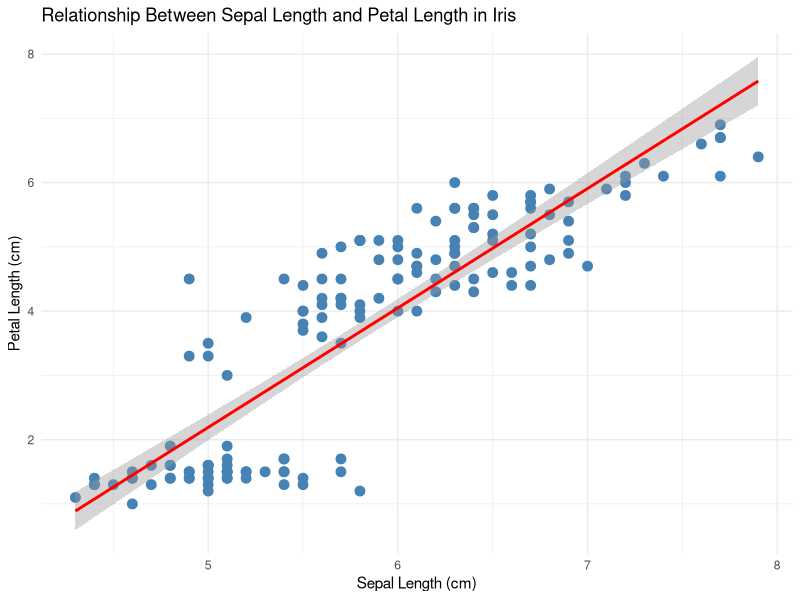
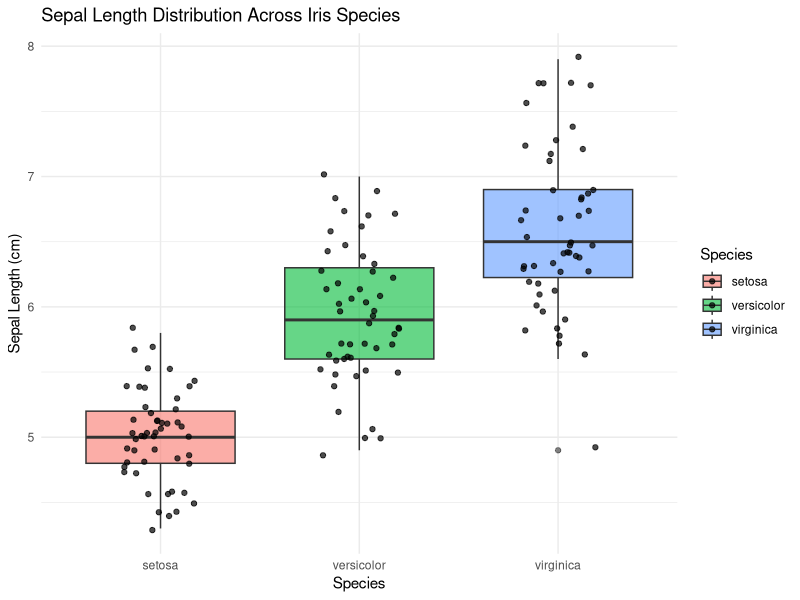
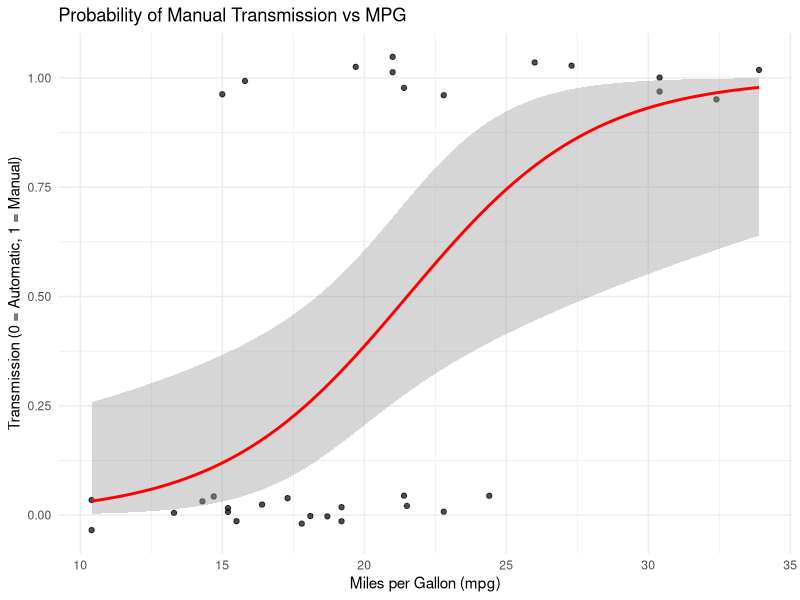
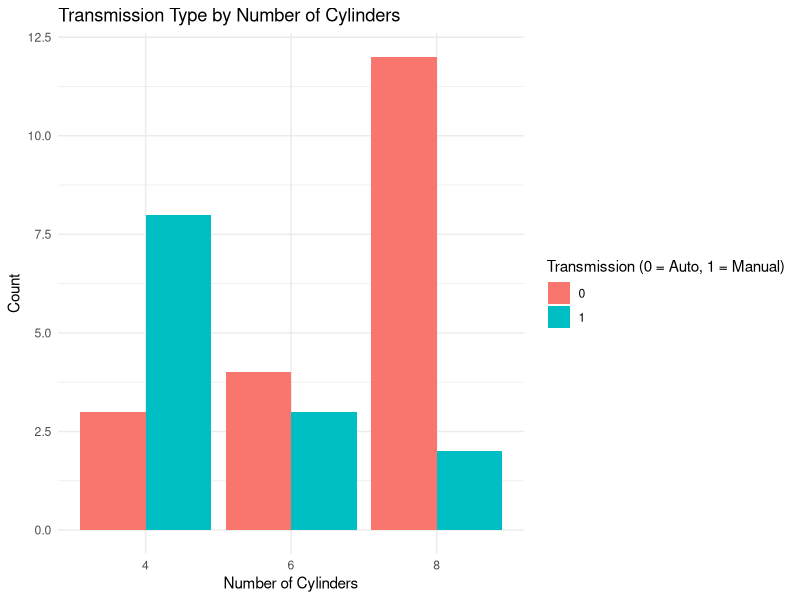

Write R code to recreate these figures, in order.
## ---- chunk 1
### Homework 9 ###
# Sofia Puccio #
# 03/18/2026 #

# In this assigment I will be creating figures in ggplot corresponding to the four major statistical designs reflecting relationships between y and x. 

# Question 1: Continuous (x) and Continuous (y) 
# In this segment, both variables are continuous
# A relationship is shown with a regression line 

library(ggplot2)

ggplot(iris, aes(x = Sepal.Length, y = Petal.Length)) +
  geom_point(color = "steelblue", size = 3) +
  geom_smooth(method = "lm", color = "red", se = TRUE) +
  labs(
    title = "Relationship Between Sepal Length and Petal Length in Iris",
    x = "Sepal Length (cm)",
    y = "Petal Length (cm)"
  ) +
  theme_minimal()

# Question 2: Discrete (x) and Continuous (y) 
# Comparing sepal lengths across iris species 
# The species is categorical, and the sepal length is the continuous variable 

ggplot(iris, aes(x = Species, y = Sepal.Length, fill = Species)) +
  geom_boxplot(alpha = 0.6) +
  geom_jitter(width = 0.2, alpha = 0.7) +
  labs(
    title = "Sepal Length Distribution Across Iris Species",
    x = "Species",
    y = "Sepal Length (cm)"
  ) +
  theme_minimal()

# The result is a series of boxplots that show distribution of sepal length by species with individual points.
# ANOVA style visualization comparing the distribution of sepal length across species

# Question 3: Continuous (x) and Discrete (y)
# This can be shown in a logistic regression curve 
library(ggplot2)

ggplot(mtcars, aes(x = mpg, y = am)) +
  geom_jitter(height = 0.05, width = 0, alpha = 0.7) +
  geom_smooth(method = "glm",
              method.args = list(family = "binomial"),
              color = "red") +
  labs(
    title = "Probability of Manual Transmission vs MPG",
    x = "Miles per Gallon (mpg)",
    y = "Transmission (0 = Automatic, 1 = Manual)"
  ) +
  theme_minimal()

# This results in a logistic growth curve that includes binary points with logistic regression curve displaying probability of manual transmission increasing with MPG.

# Question 4: Discrete (x) Discrete (y)
# For this we will use the number of cylinders v. transmission type, with cylinders and transmission types both being categorical

mtcars$cyl <- as.factor(mtcars$cyl)
mtcars$am <- as.factor(mtcars$am)

ggplot(mtcars, aes(x = cyl, fill = am)) +
  geom_bar(position = "dodge") +
  labs(
    title = "Transmission Type by Number of Cylinders",
    x = "Number of Cylinders",
    y = "Count",
    fill = "Transmission (0 = Auto, 1 = Manual)"
  ) +
  theme_minimal()

# The result here is grouped bar charts showing counts of manual vs automatic cars for each cylinder category.
